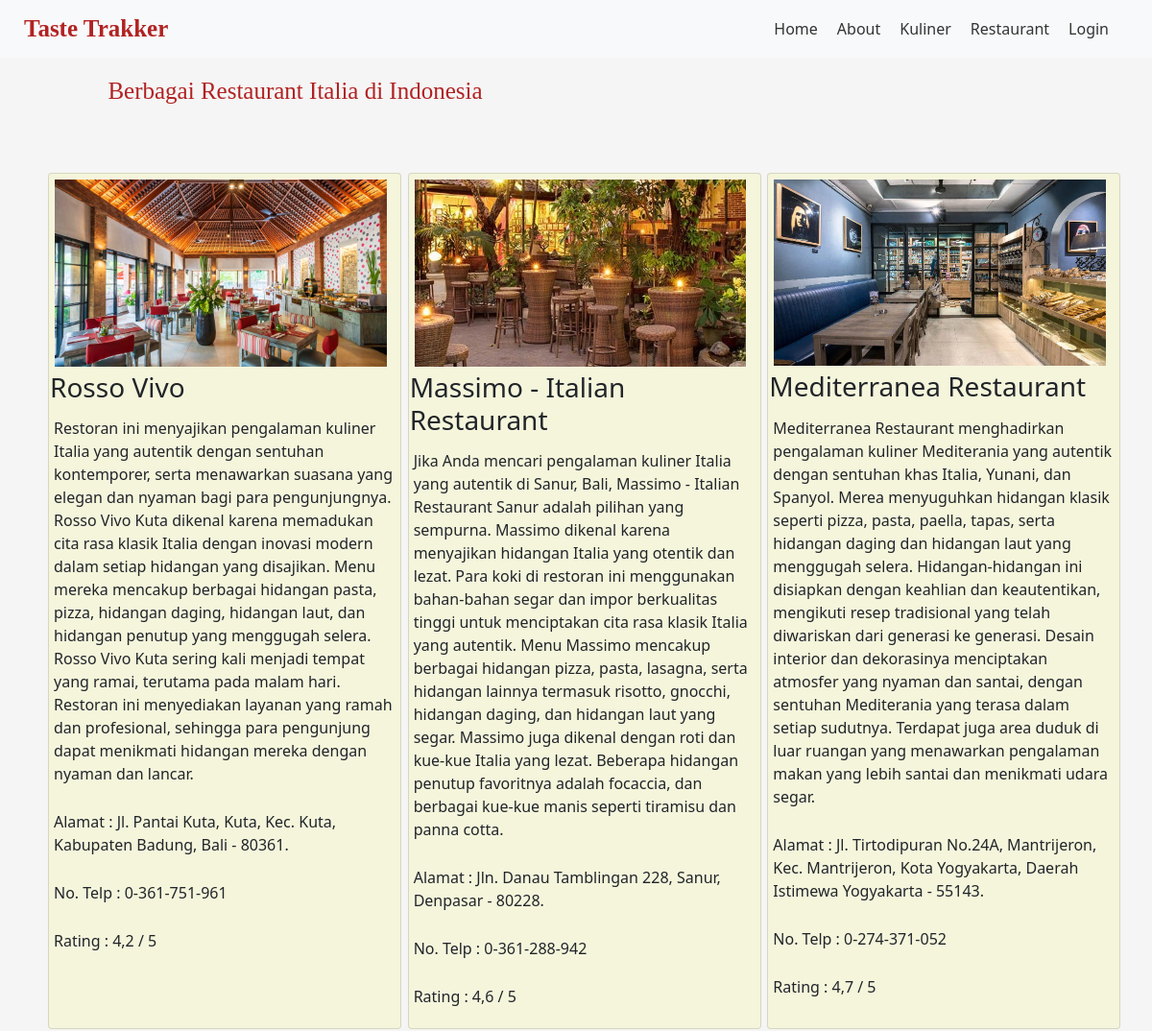
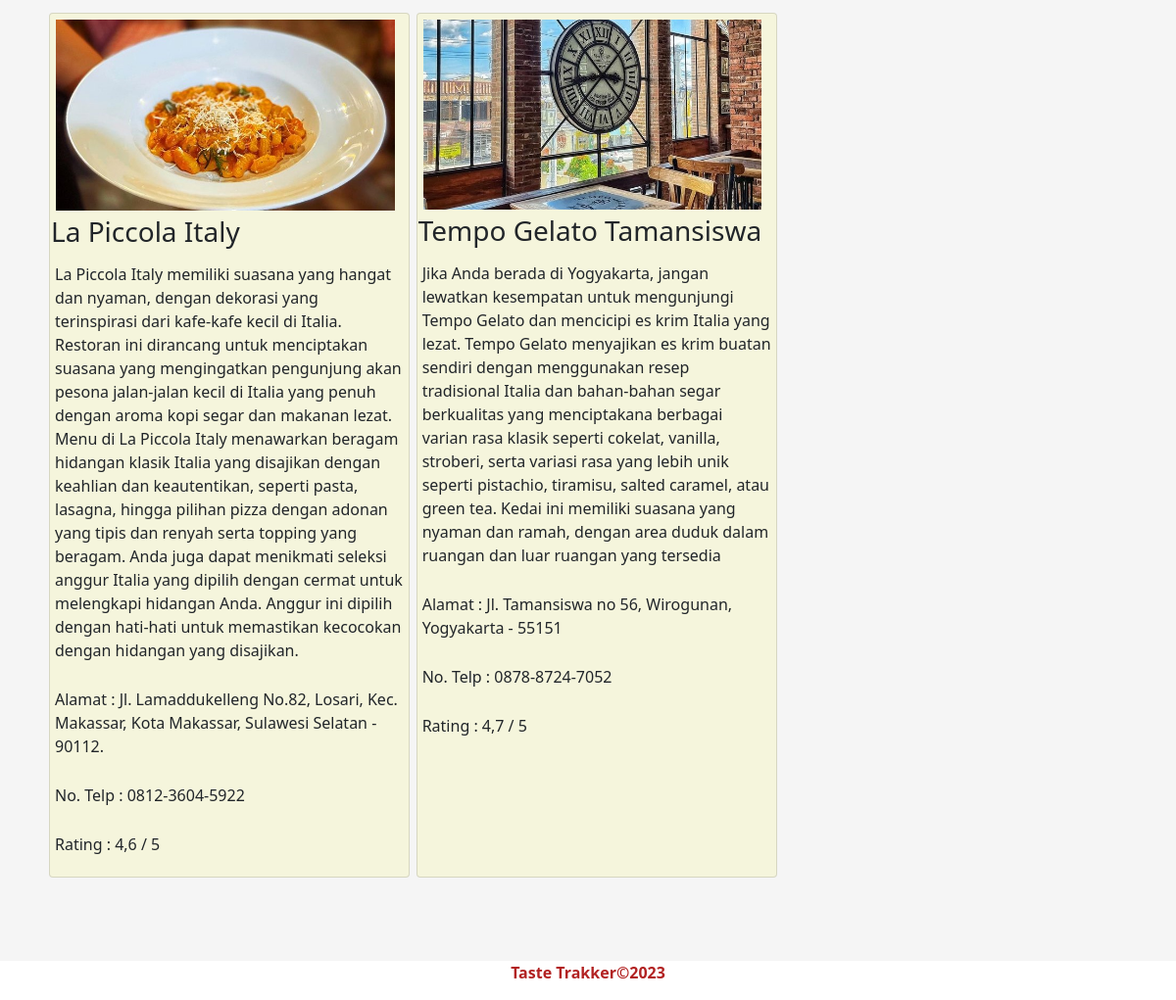
/resto.php, run on the app's committed database (2 pictures, top to bottom).
### tables this page shows
CREATE TABLE `resto` (
  `id_resto` int(11) NOT NULL,
  `gambar` varchar(255) NOT NULL,
  `nama_resto` varchar(255) NOT NULL,
  `deskripsi_resto` text NOT NULL,
  `alamat` varchar(255) NOT NULL,
  `telpon` varchar(255) NOT NULL,
  `rating` varchar(255) NOT NULL
);

### resto.php (called while the page is built)
<?php
require('views/resto.view.php');
include_once('functions.php');
?>

### functions.php (called while the page is built, shortened)
<?php
function koneksi()
{
  $conn = mysqli_connect(
    'localhost',
    'root',
    '',
    'tubes_pw23'
    ) or die('KONEKSI KE DATABASE GAGAL!');
  return $conn;
}
function query($query)
{
  $conn = koneksi();
  $result = mysqli_query($conn, $query);
  $rows = [];
  while ($row = mysqli_fetch_assoc($result)) {
    $rows[] = $row;
  }
  return $rows;
}
?>

### views/resto.view.php (the view, shortened to what this page needs)
<?php
require('partials/header.php');
require('partials/navbar.php');
require('functions.php');
$resto = query("SELECT * FROM resto ");
?>
<div class="resto-section">
    <div class="container">
            <div class="col-md-6">
                <div class="resto-content">
                <h3>Berbagai Restaurant Italia di Indonesia</h3>
                </div>
            </div>
    </div>
    <section class="row" style="padding: 50px;" id="menu">
        <?php foreach ($resto as $item) { ?>
      <div class="col-md-4 py-md-15" style="margin-bottom: 15px;" >
        <div class="card" style="width: 23rem; height:100%; background-color: #F5F5DC;">
          <div class="card-title" style="margin: 1px;">
          <img src=img/<?= $item['gambar']; ?> alt="Poster" style="margin: 5px; width: 95%; position: center;">
            <h3 class=card-title><?= $item['nama_resto']; ?></h3>
          </div>
          <div class="card-text" style="margin:5px;">
            <p><?= $item['deskripsi_resto']; ?></p>
          </div>
          <div class="card-text" style="margin:5px;">
            <p>Alamat : <?= $item['alamat']; ?></p>
          </div>
          <div class="card-text" style="margin:5px;">
            <p>No. Telp : <?= $item['telpon']; ?></p>
          </div>
          <div class="card-text" style="margin:5px;">
            <p>Rating : <?= $item['rating']; ?></p>
          </div>
        </div>
      </div>
    <?php } ?>
    </div>
  <?php
require('partials/footer.php');
?>

### partials/header.php (shortened to what this page needs)
<!doctype html>
<html lang="en">
  <head>
    <link href="https://cdn.jsdelivr.net/npm/bootstrap@5.0.2/dist/css/bootstrap.min.css" rel="stylesheet">
  </head>
  <body>

### partials/navbar.php (shortened to what this page needs)
<nav class="navbar navbar-expand-lg navbar-light bg-light">
  <div class="container">
    <a class="navbar-brand" href="index.php" id="Logo">Taste Trakker</a>
    <ul class="navbar-nav">
    <li><a href="index.php">Home</a></li>
    <li><a href="about.php">About</a></li>
    <li><a href="kuliner.php">Kuliner</a></li>
    <li><a href="resto.php">Restaurant</a></li>
    <li><a href="login.php">Login</a></li>
  </ul>
  </div>
</nav>

### partials/footer.php (shortened to what this page needs)
<footer id="footer">
      <div class="copyright">
        <p><b>Taste Trakker&copy;2023</b></p>
      </div>
    </footer>
</body>
</html>

### partials/navbar.php (style rules this page uses)
.navbar { height: 60px; padding: 10px; display: flex; align-items: center; justify-content: space-between; }
#Logo { font-family: Century; font-size: 25px; font-weight: bold; color: firebrick; }
.navbar-nav { list-style: none; margin: 0; padding: 0; }
.navbar-nav li { display: inline-block; margin-right: 20px; }
.navbar-nav li a { text-decoration: none; color: #333; font-size: 16px; font-weight: 500; }

### views/resto.view.php (style rules this page uses)
.resto-section { background-color: #F5F5F5; padding: 20px 0; }
.container { max-width: 1200px; margin: 0 auto; padding: 0 15px; }
.resto-content h3 { font-family: Century; text-align: center; color: firebrick; font-size: 25px; margin-bottom: 20px; }

### partials/footer.php (style rules this page uses)
.copyright { color : firebrick; text-align: center; background-color: ; }

### data on the page
resto: gambar (picture), nama_resto "Rosso Vivo", deskripsi_resto "Restoran ini menyajikan pengalaman kuliner Italia yang autentik dengan sentuhan kontemporer, serta menawarkan suasana yang elegan dan nyaman bagi para pengunjungnya. Rosso Vivo Kuta dikenal karena memadukan cita rasa klasik Italia dengan inovasi modern dalam setiap hidangan yang disajikan. Menu mereka mencakup berbagai hidangan pasta, pizza, hidangan daging, hidangan laut, dan hidangan penutup yang menggugah selera. Rosso Vivo Kuta sering kali menjadi tempat yang ramai, terutama pada malam hari. Restoran ini menyediakan layanan yang ramah dan profesional, sehingga para pengunjung dapat menikmati hidangan mereka dengan nyaman dan lancar.", alamat "Jl. Pantai Kuta, Kuta, Kec. Kuta, Kabupaten Badung, Bali - 80361.", telpon "0-361-751-961", rating "4,2 / 5"
resto: gambar (picture), nama_resto "Massimo - Italian Restaurant", deskripsi_resto "Jika Anda mencari pengalaman kuliner Italia yang autentik di Sanur, Bali, Massimo - Italian Restaurant Sanur adalah pilihan yang sempurna. Massimo dikenal karena menyajikan hidangan Italia yang otentik dan lezat. Para koki di restoran ini menggunakan bahan-bahan segar dan impor berkualitas tinggi untuk menciptakan cita rasa klasik Italia yang autentik. Menu Massimo mencakup berbagai hidangan pizza, pasta, lasagna, serta hidangan lainnya termasuk risotto, gnocchi, hidangan daging, dan hidangan laut yang segar. Massimo juga dikenal dengan roti dan kue-kue Italia yang lezat. Beberapa hidangan penutup favoritnya adalah focaccia, dan berbagai kue-kue manis seperti tiramisu dan panna cotta.", alamat "Jln. Danau Tamblingan 228, Sanur, Denpasar - 80228.", telpon "0-361-288-942", rating "4,6 / 5"
resto: gambar (picture), nama_resto "Mediterranea Restaurant", deskripsi_resto "Mediterranea Restaurant menghadirkan pengalaman kuliner Mediterania yang autentik dengan sentuhan khas Italia, Yunani, dan Spanyol. Merea menyuguhkan hidangan klasik seperti pizza, pasta, paella, tapas, serta hidangan daging dan hidangan laut yang menggugah selera. Hidangan-hidangan ini disiapkan dengan keahlian dan keautentikan, mengikuti resep tradisional yang telah diwariskan dari generasi ke generasi. Desain interior dan dekorasinya menciptakan atmosfer yang nyaman dan santai, dengan sentuhan Mediterania yang terasa dalam setiap sudutnya. Terdapat juga area duduk di luar ruangan yang menawarkan pengalaman makan yang lebih santai dan menikmati udara segar.", alamat "Jl. Tirtodipuran No.24A, Mantrijeron, Kec. Mantrijeron, Kota Yogyakarta, Daerah Istimewa Yogyakarta - 55143.", telpon "0-274-371-052", rating "4,7 / 5"
resto: gambar (picture), nama_resto "La Piccola Italy", deskripsi_resto "La Piccola Italy memiliki suasana yang hangat dan nyaman, dengan dekorasi yang terinspirasi dari kafe-kafe kecil di Italia. Restoran ini dirancang untuk menciptakan suasana yang mengingatkan pengunjung akan pesona jalan-jalan kecil di Italia yang penuh dengan aroma kopi segar dan makanan lezat. Menu di La Piccola Italy menawarkan beragam hidangan klasik Italia yang disajikan dengan keahlian dan keautentikan, seperti pasta, lasagna, hingga pilihan pizza dengan adonan yang tipis dan renyah serta topping yang beragam. Anda juga dapat menikmati seleksi anggur Italia yang dipilih dengan cermat untuk melengkapi hidangan Anda. Anggur ini dipilih dengan hati-hati untuk memastikan kecocokan dengan…", alamat "Jl. Lamaddukelleng No.82, Losari, Kec. Makassar, Kota Makassar, Sulawesi Selatan - 90112.", telpon "0812-3604-5922", rating "4,6 / 5"
resto: gambar (picture), nama_resto "Tempo Gelato Tamansiswa", deskripsi_resto "Jika Anda berada di Yogyakarta, jangan lewatkan kesempatan untuk mengunjungi Tempo Gelato dan mencicipi es krim Italia yang lezat. Tempo Gelato menyajikan es krim buatan sendiri dengan menggunakan resep tradisional Italia dan bahan-bahan segar berkualitas yang menciptakana berbagai varian rasa klasik seperti cokelat, vanilla, stroberi, serta variasi rasa yang lebih unik seperti pistachio, tiramisu, salted caramel, atau green tea. Kedai ini memiliki suasana yang nyaman dan ramah, dengan area duduk dalam ruangan dan luar ruangan yang tersedia", alamat "Jl. Tamansiswa no 56, Wirogunan, Yogyakarta - 55151", telpon "0878-8724-7052", rating "4,7 / 5"
